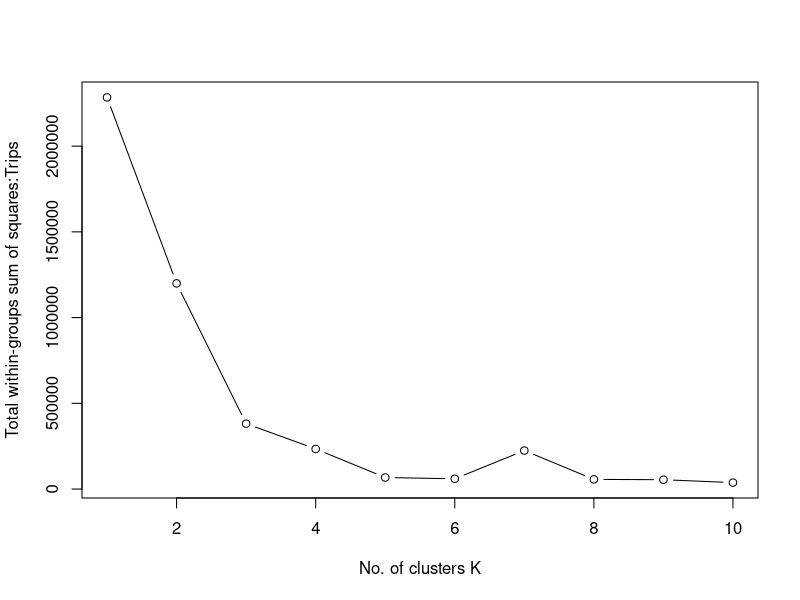

Source code (R):
# Segregate the trips into clusters using k-means clustering algorithm

# * 1) Reading the data
trip_details <- read.csv("tripDetails.csv", row.names = 1)

# * 2) Viewing the data
View(trip_details)
head(trip_details) # 91 x 7

# Structure of the data
str(trip_details)

# Summary of the data
summary(trip_details)

# * 3) Implementing K-means clustering
print("K-means clustering")
trip_cluster <- kmeans(trip_details, 3) # 3 clusters
print(trip_cluster)

# Lesser the within-cluster sum of squares, better the clustering

# k calculation
k.max <- 10 # Max 10 clusters assumed
wss <- rep(NA, k.max) # Within sum of squares
nClust <- list() # List of clusters

for (i in 1:k.max) {
    driveClasses <- kmeans(trip_details, i)
    wss[i] <- driveClasses$tot.withinss
    nClust[[i]] <- driveClasses$size
}

plot(1:k.max, wss,
    type = "b",
    xlab = "No. of clusters K",
    ylab = "Total within-groups sum of squares:Trips"
)

# From the graph, we can see that the elbow is at 3
# Hence, we can conclude that the optimal no. of clusters is 3
